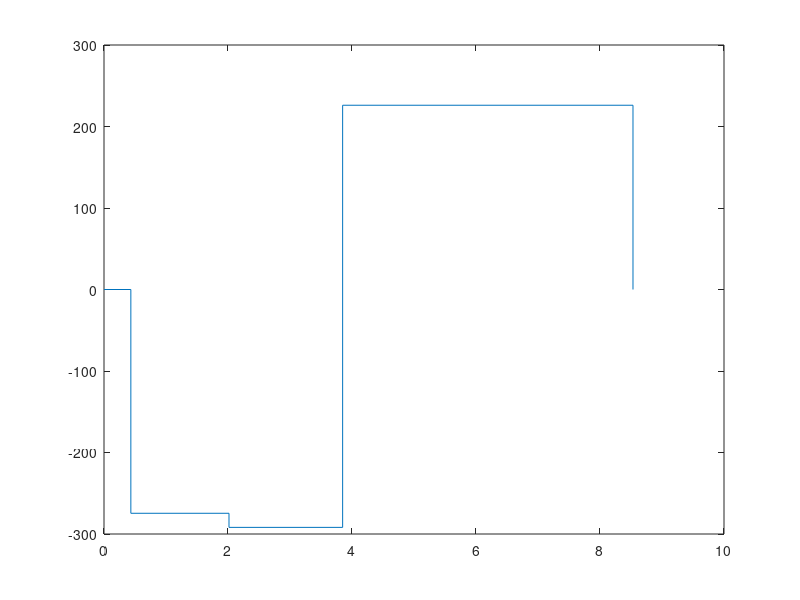
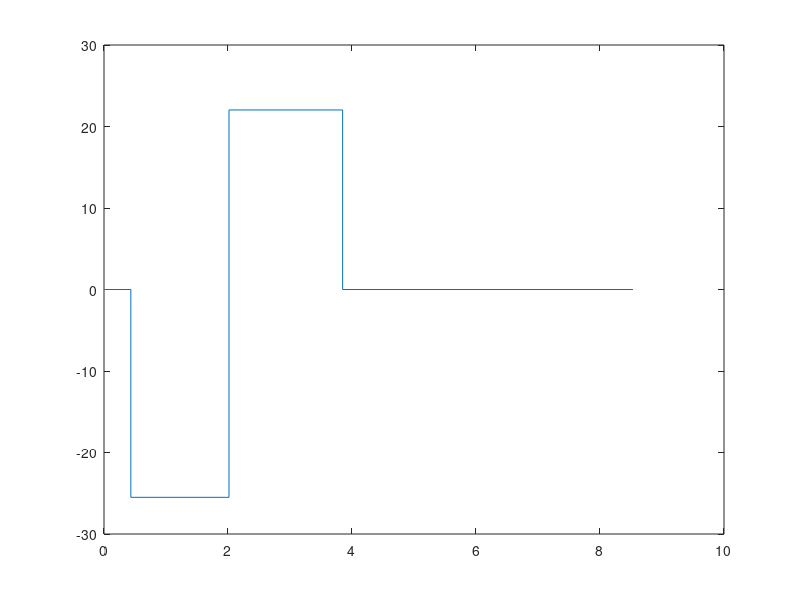
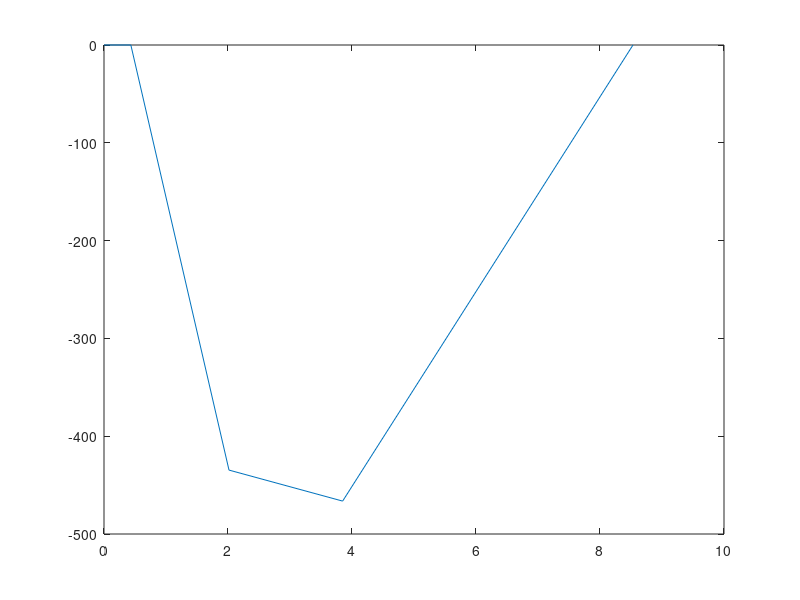
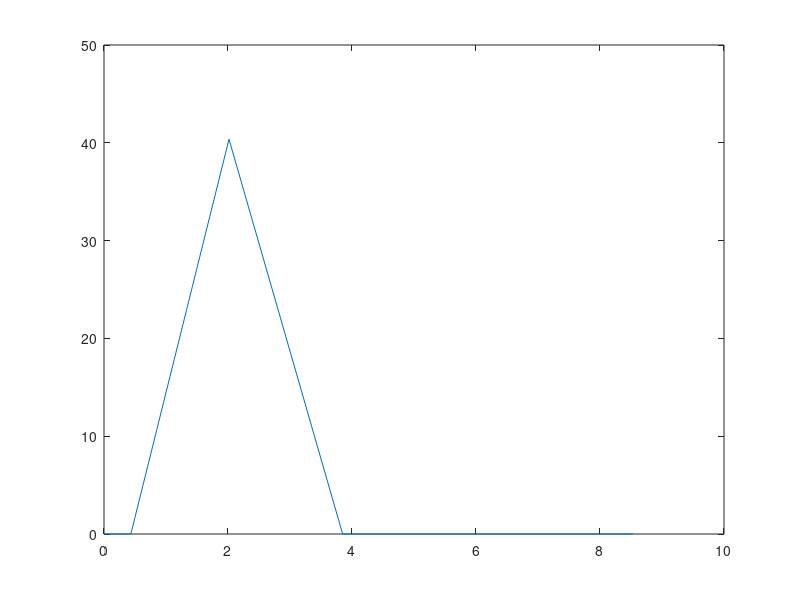

Write the MATLAB code that produced these figures, in order. (Note: this script raises an error after producing the figures.)
clear, clc
%% Properties
D_G2 = 19.5; D_P3 = 4.5; D_G4 = D_G2; D_P5 = D_P3; %Diameters of gears and pinions (inches)
Sut = 68000; %Tensile Strength of 1020 CD Steel (psi)
Sy = 57000; %Yield Strength of 1020 CD Steel (psi)
Se = 34000; %Endurance Limit of 1020 CD Steel (psi) * Assume Se = Se'
%% Input Shaft
% Lengths
L1i = 0.866; L2i = 1.3; L3i = 0.866; L4i = 4;
L1fi = 0.5; L2fi = 0.75; L3fi = 0.25;
LengthISZ = [0; L1i/2; L1i/2; L1i+L1fi+L2i/2; L1i+L1fi+L2i/2; L1i+L1fi+L2i+L2fi+L3i/2; L1i+L1fi+L2i+L2fi+L3i/2; L1i+L1fi+L2i+L2fi+L3i+L3fi+L4i];
LengthISY = [0; L1i/2; L1i/2; L1i+L1fi+L2i/2; L1i+L1fi+L2i/2; L1i+L1fi+L2i+L2fi+L3i/2; L1i+L1fi+L2i+L2fi+L3i/2; L1i+L1fi+L2i+L2fi+L3i+L3fi+L4i; L1i+L1fi+L2i+L2fi+L3i+L3fi+L4i];
LengthIMZ = [0; LengthISY(2); LengthISY(4); LengthISY(6); LengthISY(8)];
LengthIMY = [0; LengthISZ(2); LengthISZ(4); LengthISZ(7); LengthISZ(8)];
LengthIT = [0; LengthISZ(4); LengthISZ(4); LengthISZ(end); LengthISZ(end)];
% Forces 
Wt2 = 47.53; Wr2 = 17.3;
Lat = 260; Tor = 38.6;
Ray = 274.57; Raz = 25.5;
Rby = 517.96; Rbz = 22.023;
ShearFYI = [0; 0; -Ray; -Ray; -Ray-Wr2; -Ray-Wr2; -Ray-Wr2+Rby; -Ray-Wr2+Rby; 0];
ShearFZI = [0; 0; -Raz; -Raz; -Raz+Wt2; -Raz+Wt2; 0; 0];
% Moments/Torques
MomentIZ = [0; 0; -Ray*(LengthISY(4)-LengthISY(3)); -Ray*(LengthISY(4)-LengthISY(3))-Wr2*(LengthISY(6)-LengthISY(5)); 0];
MomentIY = [0; 0; Raz*(LengthISZ(4)-LengthISZ(3)); 0; 0];
TorqueI = [0; 0; -D_G2*Wt2; -D_G2*Wt2; 0];
% Plots
figure(1)
plot(LengthISY,ShearFYI)
figure(2)
plot(LengthISZ, ShearFZI)
figure(3)
plot(LengthIMZ, MomentIZ)
figure(4)
plot(LengthIMY, MomentIY)
figure(5)
plot(LengthIT, TorqueI)
% Diameters and Fillets of Input Shaft
d1i = 2.82; %in
d2i = d1i*1.2; d4i = d2i; %in * fixed ratio between diameters
d3i = d2i*1.2; %in
Rfi = d1/10; %in * fixed ratio between diameters 1-2, 2-3, amd 3-4
%% Intermediate Shaft
% Lengths
L1m = 0.394; L2m = 0.1; L3m = 4; Lf = 0.75;
LengthMS = [0; L1m/2; L1m/2; L1m+Lf+L2m/2; L1m+Lf+L2m/2; L1m+Lf+L2m+L3m+L2m/2; L1m+Lf+L2m+L3m+L2m/2; L1m+Lf+L2m+L3m+L2m+Lf+L1m/2; L1m+Lf+L2m+L3m+L2m+Lf+L1m/2; L1m+Lf+L2m+L3m+L2m+Lf+L1m];
LengthMM = [0; LengthMS(2); LengthMS(4); LengthMS(6); LengthMS(8); LengthMS(10)];
LengthMT = [0; LengthMS(4); LengthMS(4); LengthMS(6); LengthMS(6); LengthMS(end)];
% Forces
Wr3 = 17.3; Wt3 = 47.53; Wr4 = 3.99; Wt4 = 10.97;
Ryc = 15.1224; Ryd = 6.1676; Rzc = 37.5952; Rzd = 1.3992;
ShearFYM = [0; 0; Ryd; Ryd; Ryd-Wr4; Ryd-Wr4; -Ryc; -Ryc; 0; 0];
ShearFZM = [0; 0; Rzd; Rzd; Rzd-Wt4; Rzd-Wt4; Wt3; Wt3; 0; 0];
% Moments/ Torque
MomentMZ = [0; 0; ShearFYM(3)*(LengthMS(4)-LengthMS(3)); ShearFYM(3)*(LengthMS(4)-LengthMS(3))+ShearFYM(5)*(LengthMS(6)-LengthMS(5)); 0; 0];
MomentMY = [0; 0; -ShearFZM(3)*(LengthMS(4)-LengthMS(3)); -ShearFZM(3)*(LengthMS(4)-LengthMS(3))+ShearFZM(5)*(LengthMS(6)-LengthMS(5)); 0; 0];
TorqueM = [0; 0; Wt3*D_P3; Wt3*D_P3; 0; 0];
% Plots
figure(6)
plot(LengthMS, ShearFYM)
figure(7)
plot(LengthMS, ShearFZM)
figure(8)
plot(LengthMM, MomentMZ)
figure(9)
plot(LengthMM, MomentMY)
figure(10)
plot(LengthMT, TorqueM)
% Diameters and Fillets for Intermediate Shaft
dim = 0.45; d5m = d1m; %in * diameter slightly increased for improving fatigue and yielding safety factors
d2m = d1m*1.2; d4m = d2m; %in * fixed ratio between diameters
d3m = d2m*1.2; %in
Rfm1 = d1m/10; %in * fixed ratios between diameters d1 - d2 and d4 - d5
Rfm2 = d2m/10; %in * fixed ratios between diameters d2 - d3 and d3 - d4
%% Output Shaft
% Lengths
L1o = 2; L1fo = 0.25; L2o = 0.43; L2fo = 0.75; L3o = 0.55; L3fo = 0.5; L4o = 0.43;
LengthOS = [0; L1o+L1fo+L2o/2; L1o+L1fo+L2o/2; L1o+L1fo+L2o+L2fo+L3o/2; L1o+L1fo+L2o+L2fo+L3o/2; L1o+L1fo+L2o+L2fo+L3o+L3fo+L4o/2; L1o+L1fo+L2o+L2fo+L3o+L3fo+L4o/2; L1o+L1fo+L2o+L2fo+L3o+L3fo+L4o];
LengthOM = [0; LengthOS(2); LengthOS(4); LengthOS(7); LengthOS(8)];
LengthOT = [0; 0; LengthOS(4); LengthOS(4); LengthOS(end)];
% Forces
Wr5 = 3.99; Wt5 = 10.97;
Rye = 1.995; Ryf = 1.995; Rze = 5.48; Rzf = 5.48;
ShearFYO = [0; 0; Rye; Rye; -Ryf; -Ryf; 0; 0];
ShearFZO = [0; 0; -Rze; -Rze; Rzf; Rzf; 0; 0];
% Moments
MomentOZ = [0; 0; Rye*(LengthOM(4)-LengthOM(3)); 0; 0];
MomentOY = [0; 0; Rze*(LengthOM(4)-LengthOM(3)); 0; 0]; 
TorqueO = [0; D_P5*Wt5; D_P5*Wt5; 0; 0];
% Plots
figure(11)
plot(LengthOS, ShearFYO)
figure(12)
plot(LengthOS, ShearFZO)
figure(13)
plot(LengthOM, MomentOZ)
figure(14)
plot(LengthOM, MomentOY)
figure(15)
plot(LengthOT, TorqueO)
% Diameters and Fillets of Outer Shaft
d2o = 3.33; d4o = d2o; % in
d3o = 3.52; %in
d1o = 3.097; d5o = d1o; %in
Rfo = d1o/10; %in * fixed ratio between diameters d2-d3 and d3-d4